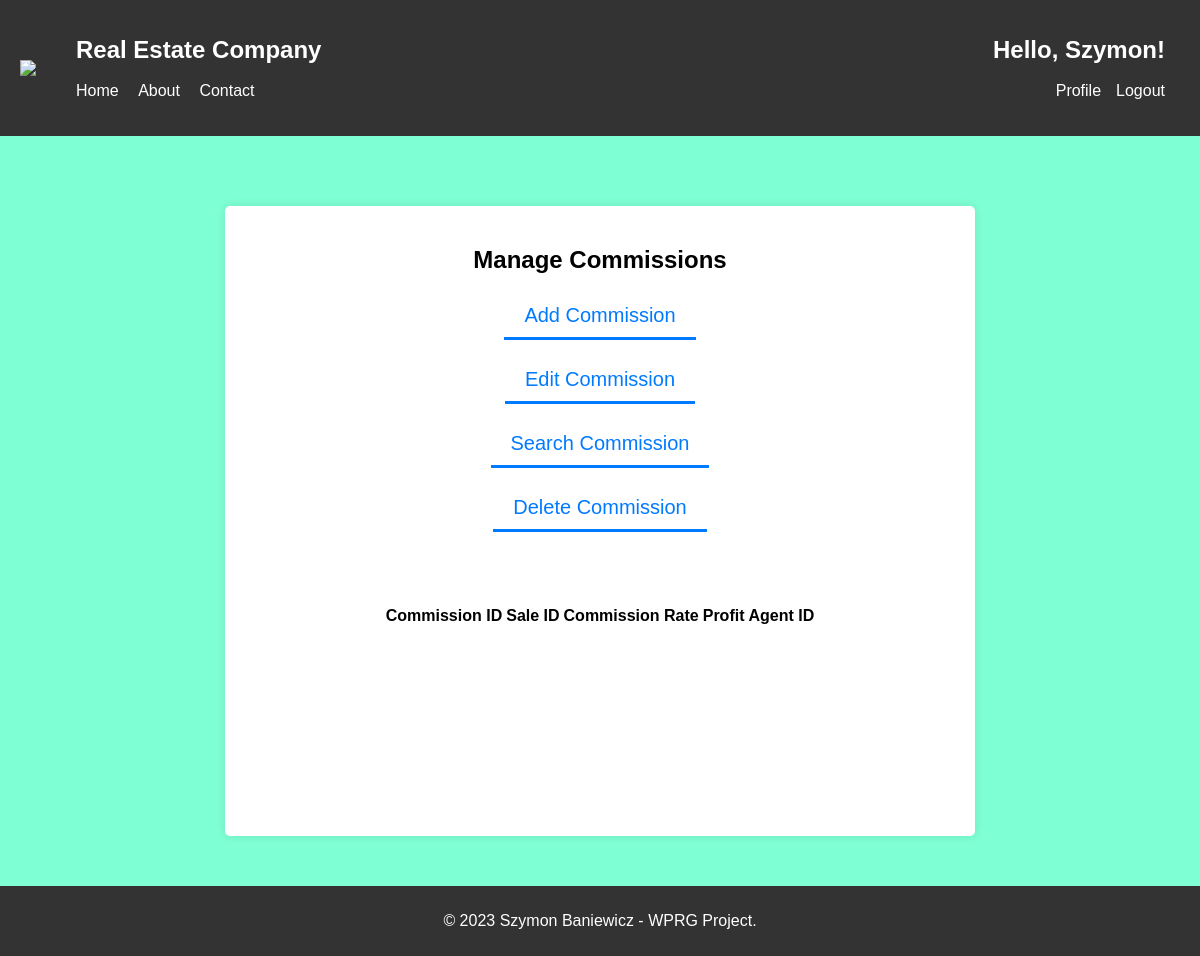
/php/CRUD/manage_commissions_sale.php (signed in), run on an earlier commit of the app's database.
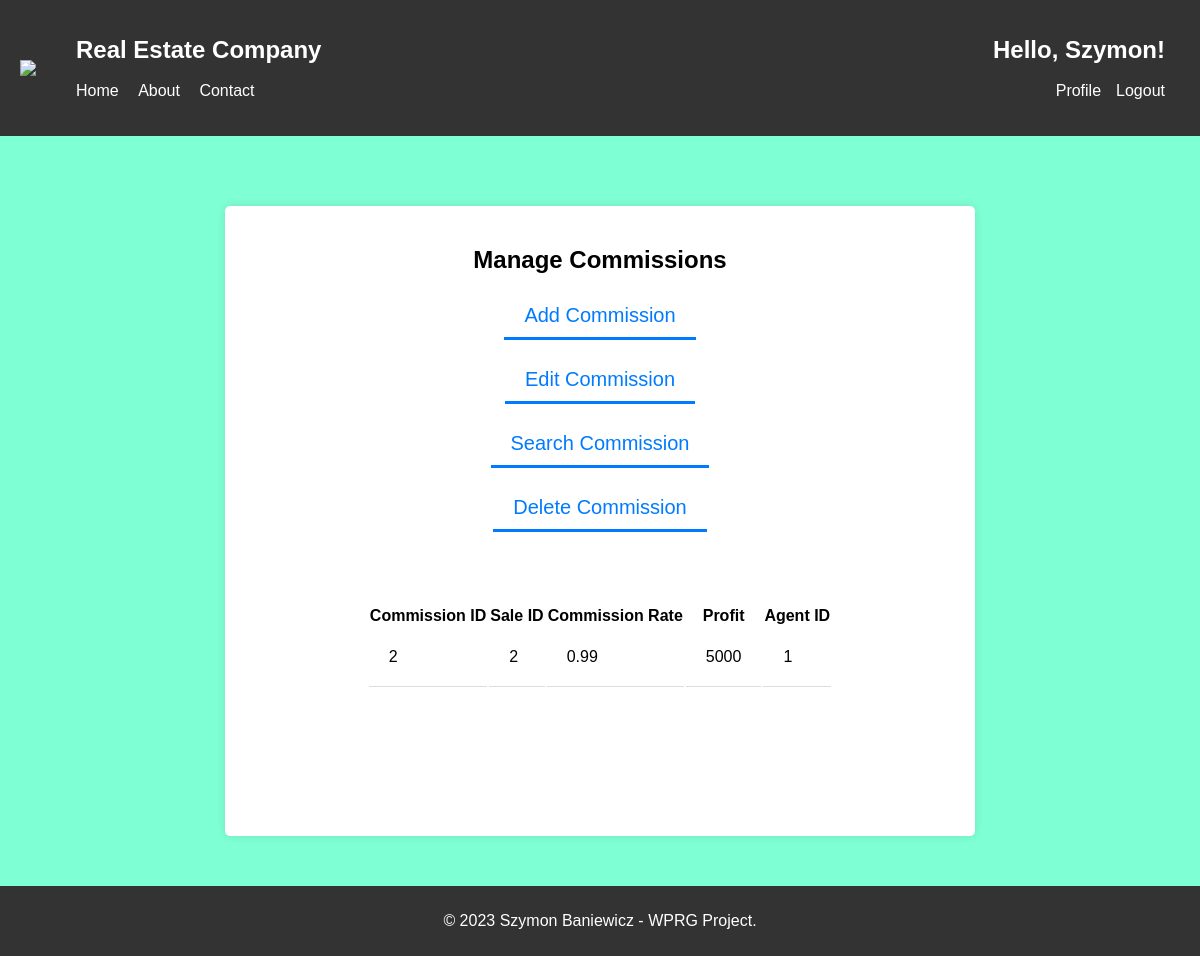
And on a later commit of the database.
### tables this page shows
CREATE TABLE `commissions_sale` (
  `Comission_ID` int(11) NOT NULL,
  `Sale_ID` int(11) NOT NULL,
  `Comission_rate` float(2,2) NOT NULL,
  `Profit` float(6,2) NOT NULL,
  `Agent_ID` int(11) NOT NULL
);

### php/CRUD/manage_commissions_sale.php (the view, shortened to what this page needs)
<?php
require '../config.php';
if (!isset($_POST["search_commission"])) {
    $query = "SELECT * FROM commissions_sale";
    $stmt = $conn->prepare($query);
    $stmt->execute();
    $result = $stmt->get_result();
    $commissions = $result->fetch_all(MYSQLI_ASSOC);
}
?>
<!DOCTYPE html>
<html>
<head>
    <link rel="stylesheet" type="text/css" href="../../css/style.css">
</head>
<body>
<header>
    <div class="header-container">
        <div class="left-nav">
            <img src="../../img/logo.png">
            <nav>
                <ul>
                    <li><h1>Real Estate Company</h1></li><br><br>
                    <li><a href="../index.php">Home</a></li>
                    <li><a href="#">About</a></li>
                    <li><a href="#">Contact</a></li>
                </ul>
            </nav>
        </div>
        <?php
        if (isset($_SESSION['login_user'])) {
            echo '<div class="right-nav">';
            echo '<nav>';
            echo '<ul>';
            echo '<li><h1>Hello, ' . $_SESSION['first_name'] . '!</h1></li><br><br>';
            echo '<li><a href="../profile.php">Profile</a></li>';
            echo '<li><a href="../logout.php">Logout</a></li>';
            echo '</ul>';
            echo '</nav>';
            echo '</div>';
        } else {
            header("location: ../login.php");
            exit;
        }
        ?>
    </div>
</header>
<div class="content-section">
<div class="form-container-profile">
<h2> Manage Commissions </h2>
<form method="POST" action="manage_commissions_sale.php">
    <input type="button" id="add-commission-button" value="Add Commission" class="form-button"><br><br>
    <input type="button" id="edit-commission-button" value="Edit Commission" class="form-button"><br><br>
    <input type="button" id="search-commission-button" value="Search Commission" class="form-button"><br><br>
    <input type="button" id="delete-commission-button" value="Delete Commission" class="form-button"><br><br><br>
</form>
<br><br>
<div class="commissions-list">
    <table id="crud-table">
        <thead>
            <tr>
                <th>Commission ID</th>
                <th>Sale ID</th>
                <th>Commission Rate</th>
                <th>Profit</th>
                <th>Agent ID</th>
            </tr>
        </thead>
        <tbody>
        <?php
            foreach($commissions as $commission) {
                echo '<tr>';
                echo '<td>' . $commission['Comission_ID'] . '</td>';
                echo '<td>' . $commission['Sale_ID'] . '</td>';
                echo '<td>' . $commission['Comission_rate'] . '</td>';
                echo '<td>' . $commission['Profit'] . '</td>';
                echo '<td>' . $commission['Agent_ID'] . '</td>';
                echo '</tr>';
            }
        ?>
        </tbody>
    </table>
</div>
</div>
</div>
<footer>
    <p>&copy; 2023 Szymon Baniewicz - WPRG Project.</p>
</footer>
</body>
</html>

### css/style.css (style rules this page uses)
* { box-sizing: border-box; }
body { margin: 0; padding: 0; font-family: Arial, sans-serif; height: 100%; width: 100%; min-height: 100%; display: flex; flex-direction: column; }
header { background-color: #333; color: #fff; padding: 20px; width: 100%; }
.header-container { display: flex; flex-direction: row; justify-content: space-between; align-items: center; }
.left-nav, .right-nav { display: flex; align-items: center; list-style-type: none; padding: 0; }
.right-nav { text-align: right; }
.left-nav ul li, .right-nav ul li { list-style-type: none; }
.left-nav a, .right-nav a { color: inherit; text-decoration: none; }
nav ul li { margin-right: 15px; list-style-type: none; display: inline-block; }
header h1 { margin: 0; }
nav ul li a { color: #fff; text-decoration: none; }
.content-section { flex-grow: 1; display: flex; justify-content: center; background-color: aquamarine; padding: 50px; text-align: center; min-height: calc(100vh - 50px); }
footer { background-color: #333; color: #fff; padding: 10px; text-align: center; margin-top: auto; width: 100%; }
.form-button { padding: 10px 20px; font-size: 20px; background-color: transparent; color: #000; cursor: pointer; text-decoration: none; transition: color 0.3s, border-bottom-color 0.3s; border: none; color: #007aff; border-bottom: 3px solid #007aff; }
.form-container-profile { display: flex; flex-direction: column; align-items: center; width: 750px; min-height: 330px; background-color: #fff; padding: 20px; border-radius: 5px; box-shadow: 0px 0px 10px 0px rgba(0,0,0,0.1); margin-top: 20px; }
.crud-table th, td { padding: 20px; text-align: left; border-bottom: 1px solid #ddd; }

What changed in the data, as far as the page shows it:
added commissions_sale: Comission_ID "2", Sale_ID "2", Comission_rate "0.99", Profit "5000", Agent_ID "1"
